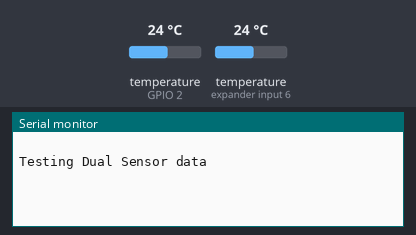
Bench run of a sketch on a simulated ESP8266 (NodeMCU). Shown: the last lines printed to the serial monitor. Inputs (shaded band) come from the test bench; at power-on: temperature (sensors on GPIO 2, expander input 6) 24 °C. WiFi joins after 1.5 s; servers stay silent unless stated.

Above: at 3.0 s.
3.1 s: temperature (sensor on GPIO 2) set to 12 °C
At 4.4 s:
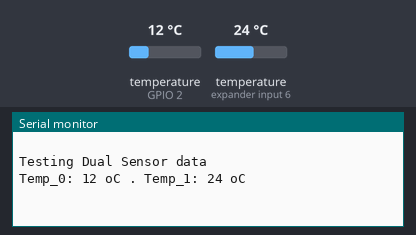
6.0 s: temperature (sensor on expander input 6) set to 12 °C
At 7.3 s:
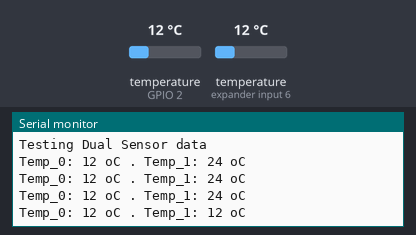
7.5 s: temperature (sensor on GPIO 2) set to 19 °C
At 8.0 s:
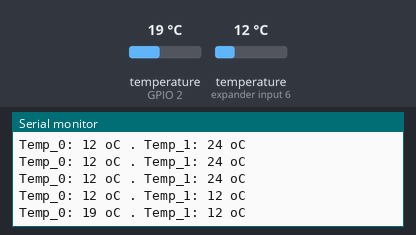
9.0 s: temperature (sensor on expander input 6) set to 19 °C
At 10.4 s:
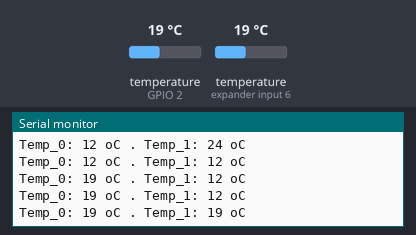
Timing chart, 0 to 11.5 s (numbered marks = the images above; inputs shaded):
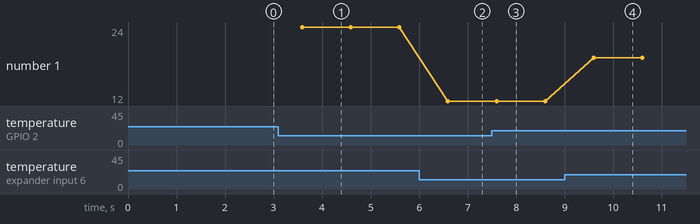

The sketch:

tempSensorKotelnaya.ino
```cpp
/* ESP & Blynk */
#include <ESP8266WiFi.h>
#include <BlynkSimpleEsp8266.h>
#define BLYNK_PRINT Serial

/* Blynk credentials */
char auth[] = "YIDDyQbQK6HI7QDgAK_lswE-2i7YwVFk";

/* WiFi credentials */
char ssid[] = "Keenetic-7031";
char pass[] = "XbAsnErK";

/* TIMER */
#include <SimpleTimer.h>
SimpleTimer timer;

/* DS18B20 Temperature Sensor */
#include <OneWire.h>
#include<DallasTemperature.h>
#define ONE_WIRE_BUS 2 // DS18B20 подключаем на D4 на плате
OneWire oneWire(ONE_WIRE_BUS);
DallasTemperature DS18B20(&oneWire);
int temp_0;
int temp_1;

void setup()
{
  Serial.begin(115200);
  Blynk.begin(auth, ssid, pass);
  DS18B20.begin();
  timer.setInterval(1000L, getSendData);
  Serial.println(" ");
  Serial.println("Testing Dual Sensor data");
}

void loop()
{
  timer.run(); // Initiates SimpleTimer
  Blynk.run();
}

/***************************************************
 * Send Sensor data to Blynk
 **************************************************/
void getSendData()
{
  DS18B20.requestTemperatures();
  temp_0 = DS18B20.getTempCByIndex(0); // Sensor 0 показания для датчика 1 в цельсиях
  temp_1 = DS18B20.getTempCByIndex(1); // Sensor 0 показания для датчика 2 в цельсиях

  Serial.print("Temp_0: ");
  Serial.print(temp_0);
  Serial.print(" oC . Temp_1: ");
  Serial.print(temp_1);
  Serial.println(" oC");

  Blynk.virtualWrite(10, temp_0); //вывод данных на виртуальный пин V10
  Blynk.virtualWrite(11, temp_1); //вывод данных навиртуальный пин V11
}
```

Measured:
- after the input at 3.1 s, the serial monitor: prints a new line after 0.49 s (image 1)
- after the input at 6.0 s, the serial monitor: prints a new line after 0.59 s (image 2)
- after the input at 7.5 s, the serial monitor: prints a new line after 0.09 s (image 3)
- after the input at 9.0 s, the serial monitor: prints a new line after 0.59 s (image 4)
